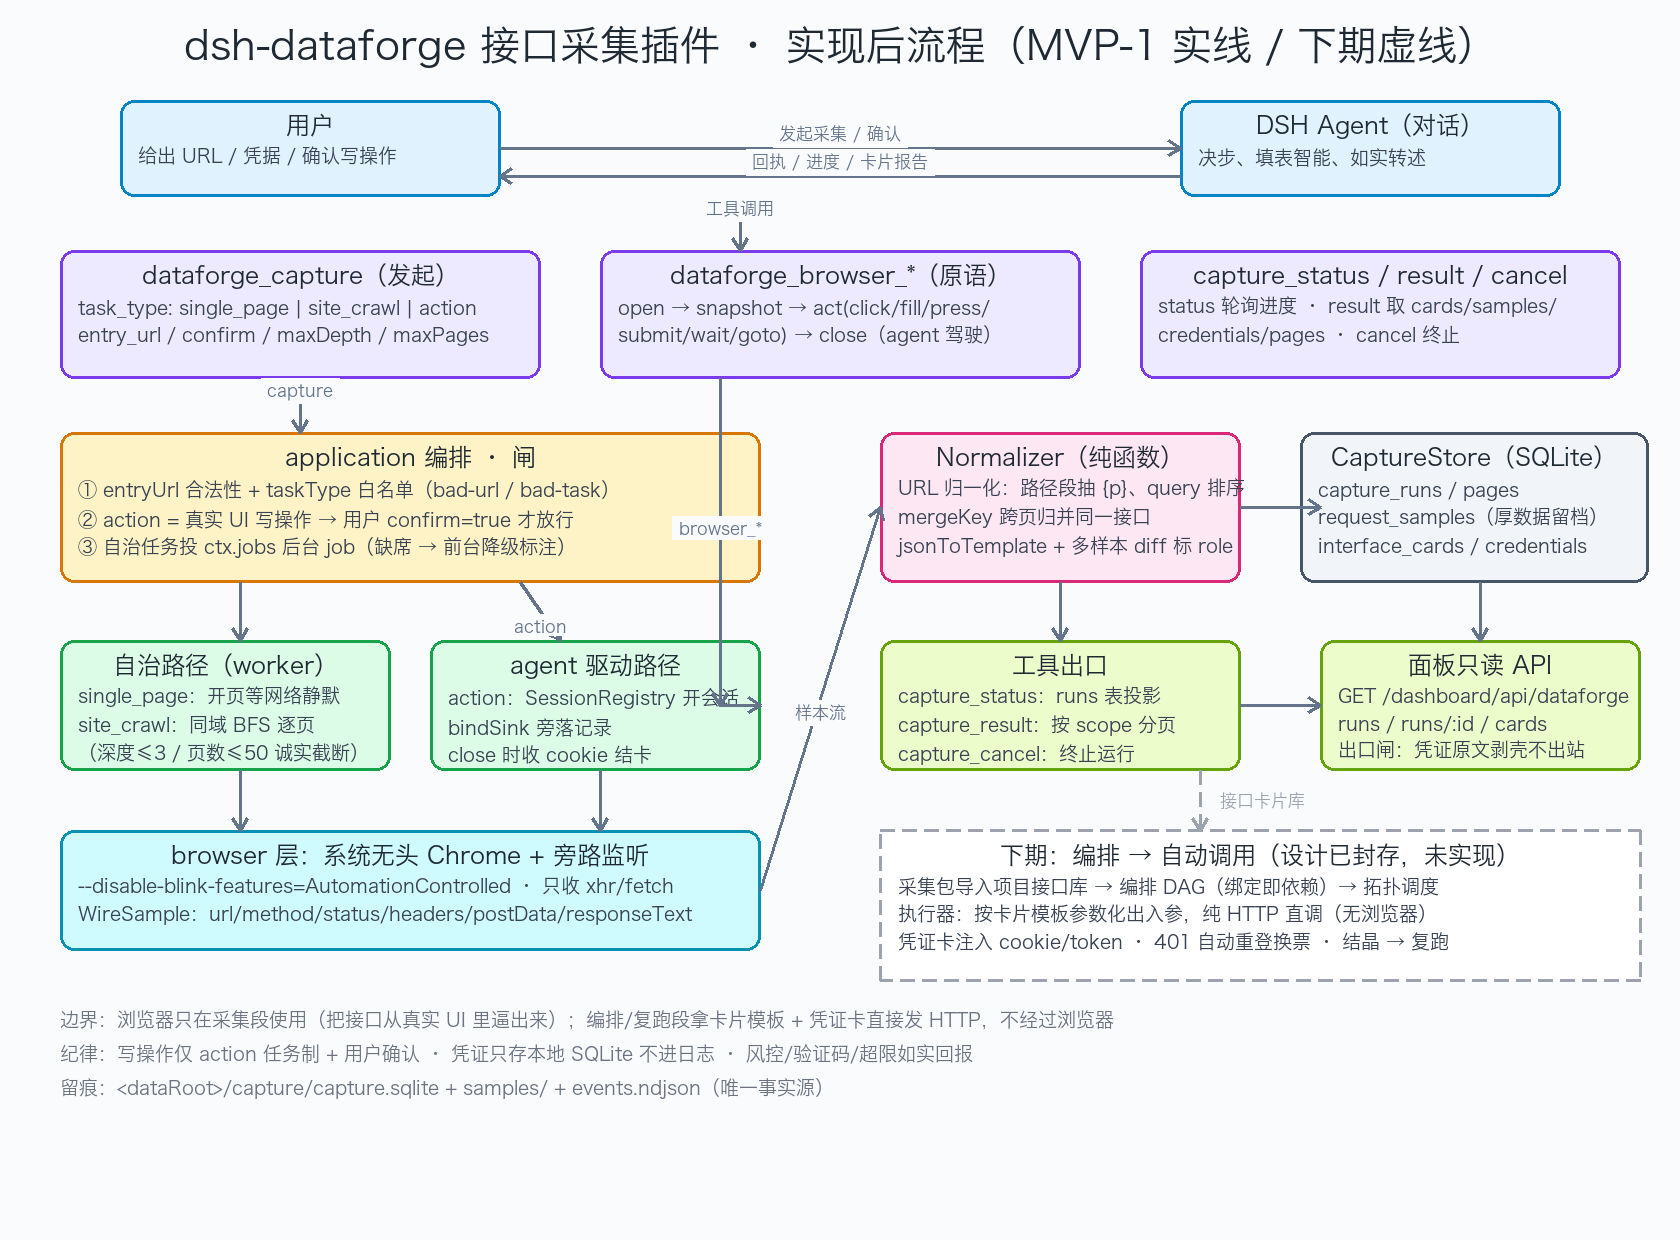

This chart was generated by the following Python code:
#!/usr/bin/env python3
"""dsh-dataforge 接口采集插件实现后流程图（Pillow 手绘，无 matplotlib）。"""
from PIL import Image, ImageDraw, ImageFont

W, H = 1680, 1240
img = Image.new("RGB", (W, H), "#fafbfc")
dr = ImageDraw.Draw(img)

FONT_PATHS = [
    "/System/Library/Fonts/PingFang.ttc",
    "/System/Library/Fonts/Hiragino Sans GB.ttc",
    "/System/Library/Fonts/STHeiti Light.ttc",
]

def font(size: int) -> ImageFont.FreeTypeFont:
    for p in FONT_PATHS:
        try:
            return ImageFont.truetype(p, size)
        except Exception:
            continue
    return ImageFont.load_default()

F_TITLE = font(40)
F_BOX = font(24)
F_BODY = font(19)
F_SMALL = font(17)

C = {
    "ink": "#1f2933",
    "user": ("#e0f2fe", "#0284c7"),
    "tool": ("#ede9fe", "#7c3aed"),
    "gate": ("#fef3c7", "#d97706"),
    "exec": ("#dcfce7", "#16a34a"),
    "browser": ("#cffafe", "#0891b2"),
    "norm": ("#fce7f3", "#db2777"),
    "store": ("#f1f5f9", "#475569"),
    "out": ("#ecfccb", "#65a30d"),
    "future": ("#ffffff", "#9ca3af"),
}

def text_size(t, f):
    bb = dr.textbbox((0, 0), t, font=f)
    return bb[2] - bb[0], bb[3] - bb[1]

def box(x, y, w, h, title, lines=(), colors=None, dash=False, title_font=None):
    fill, edge = colors or C["tool"]
    if dash:
        # 虚线边框：分段画
        seg, gap, r = 14, 8, 14
        dr.rounded_rectangle([x, y, x + w, y + h], radius=r, fill=fill)
        _dash_rect(x, y, w, h, edge, seg, gap)
    else:
        dr.rounded_rectangle([x, y, x + w, y + h], radius=14, fill=fill, outline=edge, width=3)
    tf = title_font or F_BOX
    tw, th = text_size(title, tf)
    dr.text((x + (w - tw) / 2, y + 12), title, font=tf, fill=C["ink"])
    ty = y + 12 + th + 10
    for ln in lines:
        dr.text((x + 18, ty), ln, font=F_BODY, fill="#374151")
        ty += text_size(ln, F_BODY)[1] + 8

def _dash_line(x1, y1, x2, y2, color, seg=14, gap=8, width=3):
    import math
    total = math.hypot(x2 - x1, y2 - y1)
    if total == 0:
        return
    dx, dy = (x2 - x1) / total, (y2 - y1) / total
    d = 0.0
    while d < total:
        e = min(d + seg, total)
        dr.line([x1 + dx * d, y1 + dy * d, x1 + dx * e, y1 + dy * e], fill=color, width=width)
        d = e + gap

def _dash_rect(x, y, w, h, color, seg, gap):
    _dash_line(x, y, x + w, y, color, seg, gap)
    _dash_line(x + w, y, x + w, y + h, color, seg, gap)
    _dash_line(x + w, y + h, x, y + h, color, seg, gap)
    _dash_line(x, y + h, x, y, color, seg, gap)

def arrow(x1, y1, x2, y2, color="#64748b", dash=False, label=None, label_side=1, width=3):
    if dash:
        _dash_line(x1, y1, x2, y2, color)
    else:
        dr.line([x1, y1, x2, y2], fill=color, width=width)
    # 箭头
    import math
    ang = math.atan2(y2 - y1, x2 - x1)
    L = 14
    for da in (2.6, -2.6):
        dr.line(
            [x2, y2, x2 + L * math.cos(ang + da), y2 + L * math.sin(ang + da)],
            fill=color, width=width,
        )
    if label:
        tw, th = text_size(label, F_SMALL)
        mx, my = (x1 + x2) / 2, (y1 + y2) / 2
        dr.rectangle([mx - tw / 2 - 6, my - th / 2 - 4 - 14 * label_side, mx + tw / 2 + 6, my + th / 2 + 4 - 14 * label_side], fill="#fafbfc")
        dr.text((mx - tw / 2, my - th / 2 - 14 * label_side), label, font=F_SMALL, fill=color)

# ── 标题 ──
t = "dsh-dataforge 接口采集插件 · 实现后流程（MVP-1 实线 / 下期虚线）"
tw, th = text_size(t, F_TITLE)
dr.text(((W - tw) / 2, 24), t, font=F_TITLE, fill=C["ink"])

# ── ① 会话层 ──
box(120, 100, 380, 96, "用户", ["给出 URL / 凭据 / 确认写操作"], C["user"])
box(1180, 100, 380, 96, "DSH Agent（对话）", ["决步、填表智能、如实转述"], C["user"])
arrow(500, 148, 1180, 148, label="发起采集 / 确认")
arrow(1180, 176, 500, 176, label="回执 / 进度 / 卡片报告")

# ── ② 工具面 ──
box(60, 250, 480, 128, "dataforge_capture（发起）",
    ["task_type: single_page | site_crawl | action", "entry_url / confirm / maxDepth / maxPages"], C["tool"])
box(600, 250, 480, 128, "dataforge_browser_*（原语）",
    ["open → snapshot → act(click/fill/press/", "submit/wait/goto) → close（agent 驾驶）"], C["tool"])
box(1140, 250, 480, 128, "capture_status / result / cancel",
    ["status 轮询进度 · result 取 cards/samples/", "credentials/pages · cancel 终止"], C["tool"])
arrow(740, 196, 740, 250, label="工具调用")

# ── ③ 编排层（三道闸 + 两路径）──
box(60, 432, 700, 150, "application 编排 · 闸",
    ["① entryUrl 合法性 + taskType 白名单（bad-url / bad-task）",
     "② action = 真实 UI 写操作 → 用户 confirm=true 才放行",
     "③ 自治任务投 ctx.jobs 后台 job（缺席 → 前台降级标注）"], C["gate"])
arrow(300, 378, 300, 432, label="capture")

box(60, 640, 330, 130, "自治路径（worker）",
    ["single_page：开页等网络静默", "site_crawl：同域 BFS 逐页", "（深度≤3 / 页数≤50 诚实截断）"], C["exec"])
box(430, 640, 330, 130, "agent 驱动路径",
    ["action：SessionRegistry 开会话", "bindSink 旁落记录", "close 时收 cookie 结卡"], C["exec"])
arrow(240, 582, 240, 640)
arrow(520, 582, 560, 640, label="action", label_side=-1)
arrow(720, 378, 720, 705, label="browser_*")
arrow(720, 705, 760, 705)

# ── ④ Browser 层 ──
box(60, 830, 700, 120, "browser 层：系统无头 Chrome + 旁路监听",
    ["--disable-blink-features=AutomationControlled · 只收 xhr/fetch",
     "WireSample：url/method/status/headers/postData/responseText"], C["browser"])
arrow(240, 770, 240, 830)
arrow(600, 770, 600, 830)

# ── ⑤ 归一化 + 存储 ──
box(880, 432, 360, 150, "Normalizer（纯函数）",
    ["URL 归一化：路径段抽 {p}、query 排序", "mergeKey 跨页归并同一接口", "jsonToTemplate + 多样本 diff 标 role"], C["norm"])
box(1300, 432, 348, 150, "CaptureStore（SQLite）",
    ["capture_runs / pages", "request_samples（厚数据留档）", "interface_cards / credentials"], C["store"])
arrow(760, 890, 880, 507, label="样本流", label_side=-1)
arrow(1240, 507, 1320, 507)

# ── ⑥ 出口 ──
box(880, 640, 360, 130, "工具出口",
    ["capture_status：runs 表投影", "capture_result：按 scope 分页", "capture_cancel：终止运行"], C["out"])
box(1320, 640, 320, 130, "面板只读 API",
    ["GET /dashboard/api/dataforge", "runs / runs/:id / cards", "出口闸：凭证原文剥壳不出站"], C["out"])
arrow(1480, 582, 1480, 640)
arrow(1060, 582, 1060, 640)
arrow(1240, 705, 1320, 705)

# ── ⑦ 下期（虚线）：编排执行 = 纯 HTTP 直调，无浏览器 ──
box(880, 830, 760, 150, "下期：编排 → 自动调用（设计已封存，未实现）",
    ["采集包导入项目接口库 → 编排 DAG（绑定即依赖）→ 拓扑调度",
     "执行器：按卡片模板参数化出入参，纯 HTTP 直调（无浏览器）",
     "凭证卡注入 cookie/token · 401 自动重登换票 · 结晶 → 复跑"],
    C["future"], dash=True)
_dash_line(1200, 770, 1200, 830, "#9ca3af")
arrow(1200, 770, 1200, 830, color="#9ca3af", dash=True)
lbl = "接口卡片库"
lw, lh = text_size(lbl, F_SMALL)
dr.rectangle([1214, 788, 1214 + lw + 12, 788 + lh + 8], fill="#fafbfc")
dr.text((1220, 792), lbl, font=F_SMALL, fill="#9ca3af")

# ── 底部注释 ──
notes = [
    "边界：浏览器只在采集段使用（把接口从真实 UI 里逼出来）；编排/复跑段拿卡片模板 + 凭证卡直接发 HTTP，不经过浏览器",
    "纪律：写操作仅 action 任务制 + 用户确认 · 凭证只存本地 SQLite 不进日志 · 风控/验证码/超限如实回报",
    "留痕：<dataRoot>/capture/capture.sqlite + samples/ + events.ndjson（唯一事实源）",
]
y = 1010
for n in notes:
    dr.text((60, y), n, font=F_BODY, fill="#6b7280")
    y += 34

out = "/Volumes/ORICO/doc/github/dsh/dsh-dataforge/docs/capture-flow-diagram.png"
img.save(out)
print(out)
